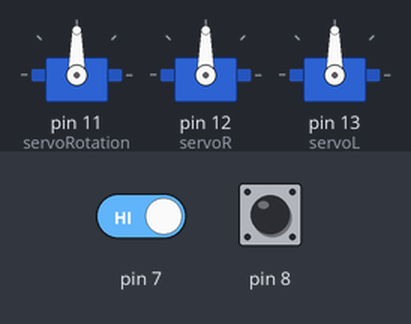
This sketch was run on a simulated Arduino Uno, built with avr-gcc and run on an emulated ATmega328P. Shown: 3 × servo. The test bench sets the inputs (shaded band); at power-on: pin 7 HIGH, pin 8 HIGH.

Above: at 2.8 s.
2.9 s: pin 7 driven LOW
At 3.06 s:
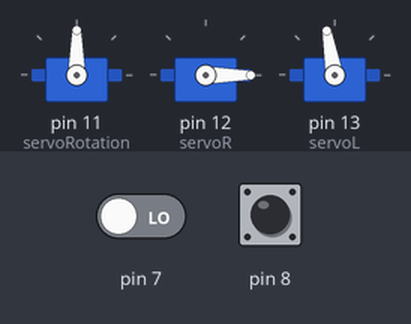
At 4.5 s:
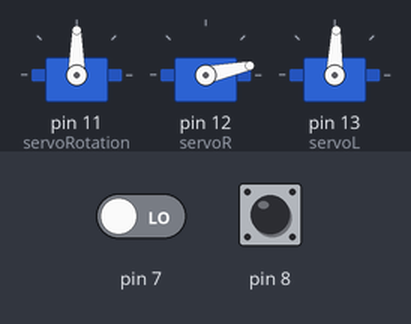
Timing chart, 0 to 19.4 s (numbered marks = the images above; inputs shaded):
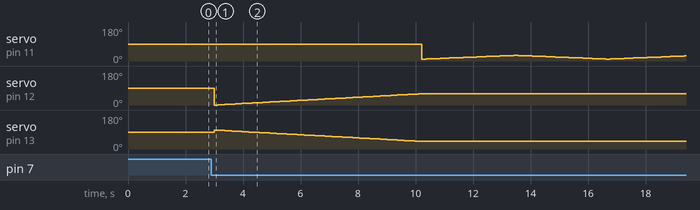

Measured:
- after the input at 2.9 s, servo on pin 11 (servoRotation): 90° → 10° after 7.3 s, → 11° 0.16 s later, → 12° 0.16 s later, → 13° 0.16 s later, … (58 changes in this stretch); servo on pin 12 (servoR): 90° → 0° after 0.10 s, → 1° 0.12 s later, → 2° 0.12 s later, → 3° 0.12 s later, … (60 changes in this stretch)

The sketch:

RobARM.ino
```cpp
#include <Servo.h>

#define linearity 120
int i = 0;
int servoPositionR,servoPositionL,servoPositionRotation;
int pinStatus;
int mode;
int pin1,pin2;
Servo servoR;
Servo servoL;
Servo servoRotation;

void setup()
{
    pinMode(7, INPUT);
    pinMode(8, INPUT);
    servoRotation.attach(11);
    servoR.attach(12);
    servoL.attach(13);
}

void loop()
{
//    demo_mode();
    check_pin_status();
    mode = decide_behavior(pinStatus);

    switch(mode){
        case 0:
            delay(1000);
            initialize();
            break;
        case 1:
            push_out_mode();
            break;
        case 2:
            swype_mode();
            break;
    }
}
void demo_mode(){

    initialize();
    delay(3000);
    action1();
    delay(3000);
    action2();
    delay(3000);
    action3();
    for(int j = 0; j < 5; j++){
        actionSwype();
    }
    action1();
    delay(3000);
    action2();
    delay(3000);
}

void push_out_mode(){
    action1();
    do{
        check_pin_status();
        decide_behavior(pinStatus);
        delay(1000);
    }while(mode == 1);
    action2();
}

void swype_mode(){
    action3();
do{
    actionSwype();
    check_pin_status();
    decide_behavior(pinStatus);
}while(mode == 2);

if(mode == 3){
    push_out_mode();
}
}

int check_pin_status(){

    pin1 = digitalRead(7);
    pin2 = digitalRead(8);

    if(pin1 == 0 && pin2 == 0){
        pinStatus = 0;
    }else if(pin1 == 1 && pin2 == 0){
        pinStatus = 1;
    }else if(pin1 == 0 && pin2 == 1){
        pinStatus = 2;
    }else{
        pinStatus = 3;
    }
    return pinStatus;
}

int decide_behavior(int ps){

    switch(ps){
        case 0:
            mode = 0;
            break;
        case 1:
            mode = 1;
            break;
        case 2:
            mode = 2;
            break;
    }
    return mode;
}

void initialize(){
    if(servoPositionR > 0){
        int temp;
        temp = servoPositionR;
        while(temp > 0){
            temp--;
            orderServoR(temp);
            delay(50);
        }
    }
    if(servoPositionL > 0){
        int temp;
        temp = servoPositionL;
        while(temp <100){
            temp++;
            orderServoL(temp);
            delay(50);
        }
    }
    if(servoPositionRotation > 0){
        int temp;
        temp = servoPositionRotation;
        while(temp > 0){
            temp--;
            orderServoRotation(temp);
            delay(50);
        }
    }
}

// iの初期値をPositonにしてみたらどうでしょうか
void action1(){
    for(i = servoPositionR; i < 80; i++){
        orderServoR(i);
        orderServoL(100-i);
        orderServoRotation(i);
        delay(linearity);
    }
    for(i = 81;i < 100; i++){
        orderServoR(i);
        orderServoL(100-i);
        delay(linearity);
    }
}

void action2(){
    for(i = 99; i > 80; i--){
        orderServoR(i);
        orderServoL(100-i);
        delay(linearity);
    }
    for(i= 81; i > 0; i--){
        orderServoR(i);
        orderServoL(100-i);
        orderServoRotation(i);
        delay(linearity);
    }
}

void action3(){
    for(i = 0; i < 60; i++){
        orderServoR(i);
        orderServoL(100-i);
        delay(linearity);
    }
}

void actionSwype(){
    for(i = 10; i < 30; i++){
        orderServoRotation(i);
        delay(160);
    }
    for(i = 30; i > 10; i--){
        orderServoRotation(i);
        delay(160);
    }
}

int orderServoR(int ang){
    servoR.write(ang);
    servoPositionR = ang;

    return servoPositionR;
}

int orderServoL(int ang){
    servoL.write(ang);
    servoPositionL = ang;

    return servoPositionL;
}

int orderServoRotation(int ang){
    servoRotation.write(ang);
    servoPositionRotation = ang;

    return servoPositionRotation;
}
```
